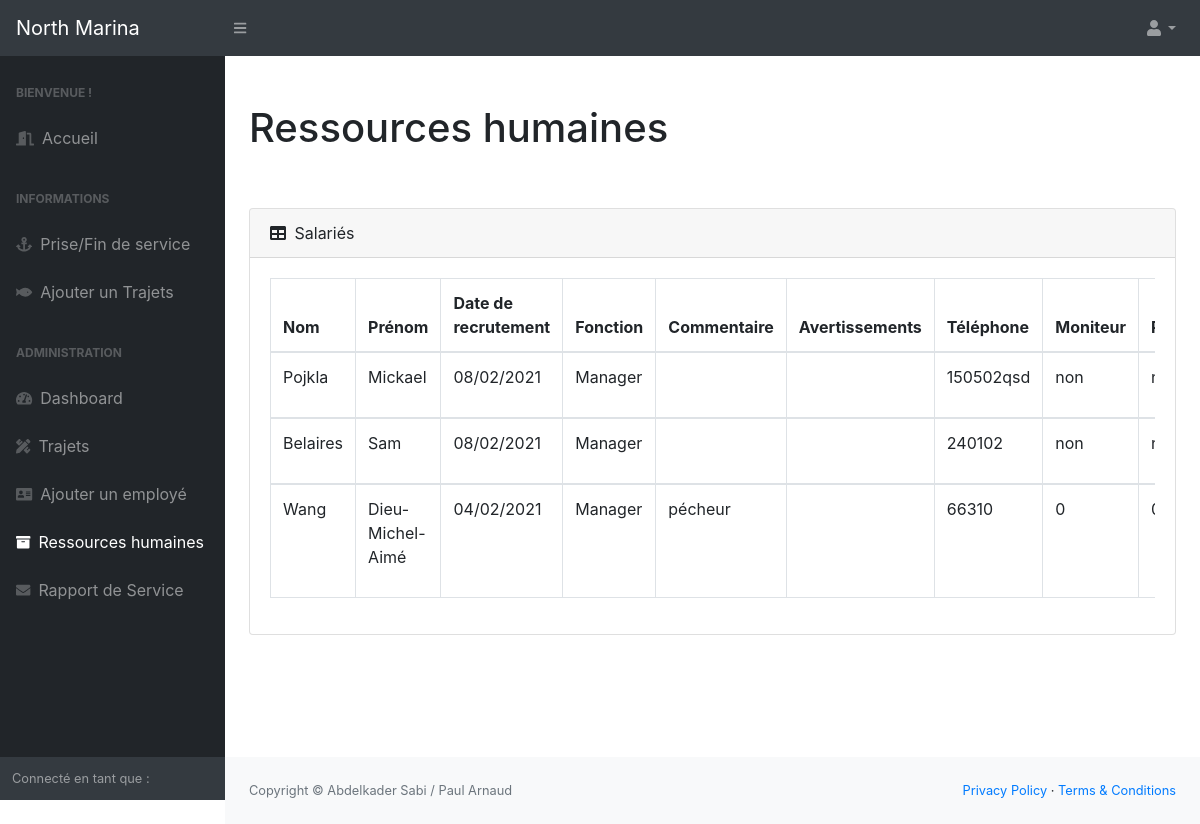
/tables.php, run on the app's committed database.
### tables this page shows
CREATE TABLE IF NOT EXISTS `employes` (
  `id` int(11) NOT NULL AUTO_INCREMENT,
  `nom` varchar(30) NOT NULL,
  `prenom` varchar(30) NOT NULL,
  `date_recrutement` date NOT NULL,
  `id_fonction` int(11) NOT NULL,
  `commentaire` varchar(255) DEFAULT NULL,
  `avertissements` varchar(30) DEFAULT NULL,
  `tel` varchar(10) NOT NULL,
  `moniteur` varchar(6) NOT NULL,
  `plongee` varchar(6) NOT NULL,
  `formateur` varchar(30) NOT NULL,
  `service` int(11) NOT NULL DEFAULT '0',
  PRIMARY KEY (`id`),
  KEY `id_fonction` (`id_fonction`)
);

CREATE TABLE IF NOT EXISTS `fonction` (
  `id` int(11) NOT NULL,
  `libelle` char(30) NOT NULL,
  PRIMARY KEY (`id`)
);

### tables.php (the view, shortened to what this page needs)
<?php include 'contents/header.php';
    include 'contents/menu.php';
    $pdo = DB::getInstance()->getPDO();?>
            <div id="layoutSidenav_content">
                <main>
                    <div class="container-fluid">
                        <h1 class="mt-4">Ressources humaines</h1>
                        <br></br>
                        <div class="card mb-4">
                            <div class="card-header">
                                <i class="fas fa-table mr-1"></i>
                                Salariés
                            </div>
                            <?php
                            $sql = 'SELECT id_fonction,employes.id, nom, prenom, DATE_FORMAT(date_recrutement,"%d/%m/%Y"), libelle, commentaire, avertissements, tel, moniteur, plongee, formateur FROM employes INNER JOIN fonction ON fonction.id = employes.id_fonction ORDER BY fonction.id DESC';
                            ?>
                            <div class="card-body">
                                <div class="table-responsive">
                                    <table class="table table-bordered" id="dataTable" width="100%" cellspacing="0">
                                        <thead>
                                            <tr>
                                                <th>Nom</th>
                                                <th>Prénom</th>
                                                <th>Date de recrutement</th>
                                                <th>Fonction</th>
                                                <th>Commentaire</th>
                                                <th>Avertissements</th>
                                                <th>Téléphone</th>
                                                <th>Moniteur</th>
                                                <th>Plongée</th>
                                            </tr>
                                        </thead>
                                        <?php foreach($pdo->query($sql) as $row){?>
                                        <tbody>
                                            <tr>
                                                <td><?php echo $row['nom']."</p>";?></td>
                                                <td><?php echo $row['prenom']."</p>";?></td>
                                                <td>
                                                	<?php echo $row['DATE_FORMAT(date_recrutement,"%d/%m/%Y")']."</p>";?>
                                                </td>
                                                <td><?php echo $row['libelle']."</p>";?>
                                                <td><?php echo $row['commentaire']."</p>";?>
                                                <td><?php echo $row['avertissements']."</p>";?>
                                                <td><?php echo $row['tel']."</p>";?>
                                                <td><?php echo $row['moniteur']."</p>";?>
                                                <td><?php echo $row['plongee']."</p>";?>
                                            </tr>
                                        	<?php }?>
                                        </tbody>
                                    </table>
                                </div>
                            </div>
                        </div>
                    </div>
                </main>
<?php include 'contents/footer.php'?>

### data on the page
employes: nom "Pojkla", prenom "Mickael", DATE_FORMAT "08/02/2021", id_fonction.libelle "Manager", tel "150502qsd", moniteur "non"
employes: nom "Belaires", prenom "Sam", DATE_FORMAT "08/02/2021", id_fonction.libelle "Manager", tel "240102", moniteur "non"
employes: nom "Wang", prenom "Dieu-Michel-Aimé", DATE_FORMAT "04/02/2021", id_fonction.libelle "Manager", commentaire "pécheur", tel "66310", moniteur "0"
